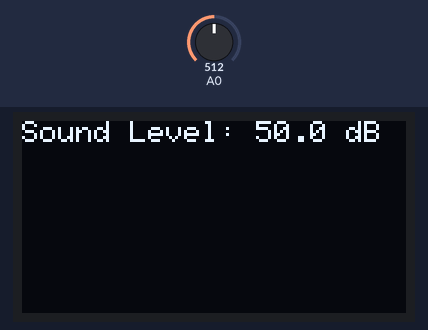
Simulated run of this sketch. Board: Arduino Uno, built with avr-gcc and run on an emulated ATmega328P. On the bench: 128×64 one-colour display. Inputs (shaded band) come from the test bench; at power-on: A0 = 512.

Above: at 1.8 s.
1.9 s: A0 set to 531
At 2.7 s:
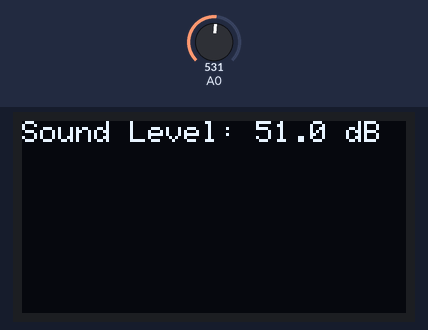
3.6 s: A0 set to 511
At 5.1 s:
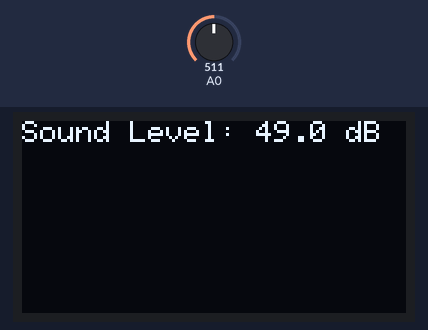
5.6 s: A0 set to 306
At 7.5 s:
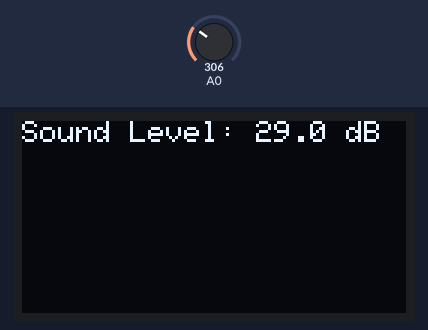
Timing chart, 0 to 9.0 s (numbered marks = the images above; inputs shaded):
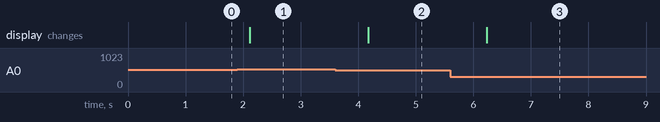

Measured:
- the behaviour switches between 521 and 522 on A0 (found by bisection; images 0 and 1)
- after the input at 1.9 s, the display: changes after 0.22 s (image 1)
- after the input at 3.6 s, the display: changes after 0.57 s (image 2)
- after the input at 5.6 s, the display: changes after 0.63 s (image 3)

The sketch:

decibel_reading_using_oled.ino
```cpp
#include <Wire.h>
#include <Adafruit_GFX.h>
#include <Adafruit_SSD1306.h>

#define SCREEN_WIDTH 128
#define SCREEN_HEIGHT 64

Adafruit_SSD1306 display(SCREEN_WIDTH, SCREEN_HEIGHT, &Wire, -1);

void setup() {
  if (!display.begin(SSD1306_SWITCHCAPVCC, 0x3C)) {
    Serial.println(F("SSD1306 allocation failed"));
    for (;;);
  }

  Serial.begin(9600);
  pinMode(A0, INPUT);
}

void loop() {
  int soundLevel = analogRead(A0);
  float dB = map(soundLevel, 0, 1023, 0, 100);

  display.clearDisplay();
  display.setTextSize(1);
  display.setTextColor(SSD1306_WHITE);
  display.setCursor(0, 0);
  display.print("Sound Level: ");
  display.print(dB, 1);
  display.println(" dB");
  display.display();

  delay(1000);
}
```
